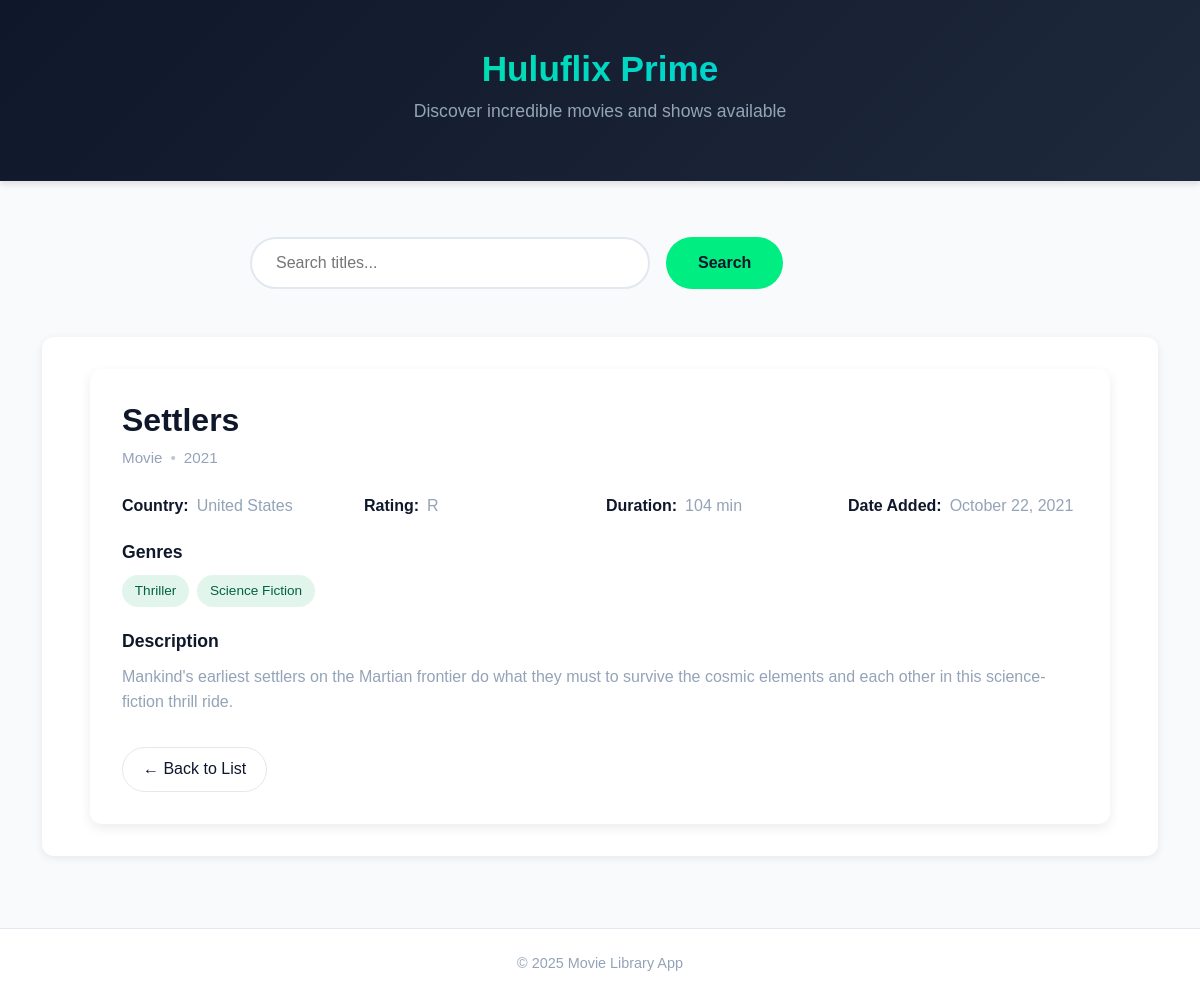
Page /titles/s5 on the committed database.
### models.py (models this page shows)
class Title(db.Model):
    id = db.Column(db.String, primary_key=True)
    type = db.Column(db.String)
    title = db.Column(db.String)
    country = db.Column(db.String)
    date_added = db.Column(db.String)
    release_year = db.Column(db.Integer)
    rating = db.Column(db.String)
    duration = db.Column(db.String)
    description = db.Column(db.String)
    poster_url = db.Column(db.String)
    genres = db.relationship('Genre', secondary='title_genre', back_populates='titles')

class Genre(db.Model):
    id = db.Column(db.Integer, primary_key=True)
    name = db.Column(db.String, unique=True)
    titles = db.relationship('Title', secondary='title_genre', back_populates='genres')

### app.py (the view)
@app.route('/titles/<title_id>')
def title_detail(title_id):
    title = Title.query.get(title_id)
    if not title:
        abort(404)
    return render_template('title_detail.html', title=title)

### templates/title_detail.html (shortened to what this page needs)
{% extends "base.html" %}
{% block content %}
<div class="detail-container">
    <div class="detail-card">
        <div class="detail-grid">
            <div class="info-col">
                <div class="info-content">
                    <h1 class="title">{{ title.title }}</h1>
                    <div class="meta">
                        <span class="type">{{ title.type }}</span>
                        <span class="separator">•</span>
                        <span class="year">{{ title.release_year }}</span>
                    </div>
                    <div class="details-section">
                        <div class="detail-row">
                            <span class="detail-label">Country:</span>
                            <span class="detail-value">{{ title.country or 'N/A' }}</span>
                        </div>
                        <div class="detail-row">
                            <span class="detail-label">Rating:</span>
                            <span class="detail-value">{{ title.rating or 'N/A' }}</span>
                        </div>
                        <div class="detail-row">
                            <span class="detail-label">Duration:</span>
                            <span class="detail-value">{{ title.duration or 'N/A' }}</span>
                        </div>
                        <div class="detail-row">
                            <span class="detail-label">Date Added:</span>
                            <span class="detail-value">{{ title.date_added or 'N/A' }}</span>
                        </div>
                    </div>
                    <div class="genres-section">
                        <h3 class="section-title">Genres</h3>
                        <div class="genre-tags">
                            {% for genre in title.genres %}
                                <span class="genre-tag">{{ genre.name }}</span>
                            {% else %}
                                <span class="no-genres">No genres listed</span>
                            {% endfor %}
                        </div>
                    </div>
                    <div class="description-section">
                        <h3 class="section-title">Description</h3>
                        <p class="description">{{ title.description or 'No description available.' }}</p>
                    </div>
                    <a href="{{ url_for('index', page=1) }}" class="back-button">
                        ← Back to List
                    </a>
                </div>
            </div>
        </div>
    </div>
</div>
{% endblock %}

### static/styles.css (style rules this page uses)
:root { --primary: #00ED82; --primary-dark: #00D673; --dark: #0F172A; --light: #F8FAFC; --gray: #94A3B8; --light-gray: #E2E8F0; }
body { font-family: 'Poppins', sans-serif; background-color: var(--light); color: var(--dark); min-height: 100vh; display: flex; flex-direction: column; }
.detail-container { max-width: 1200px; margin: 0 auto; padding: 0 1rem; }
.detail-card { background: white; border-radius: 12px; box-shadow: 0 4px 12px rgba(0, 0, 0, 0.08); overflow: hidden; }
.detail-grid { display: flex; flex-direction: row; }
.info-col { flex: 1; padding: 2rem; }
.title { font-size: 2rem; font-weight: 700; margin-bottom: 0.5rem; color: var(--dark); }
.meta { display: flex; align-items: center; gap: 0.5rem; color: var(--gray); margin-bottom: 1.5rem; font-size: 0.95rem; }
.separator { opacity: 0.6; }
.details-section { display: grid; grid-template-columns: repeat(auto-fill, minmax(200px, 1fr)); gap: 0.75rem; margin-bottom: 1.5rem; }
.detail-row { display: flex; gap: 0.5rem; }
.detail-label { font-weight: 600; color: var(--dark); }
.detail-value { color: var(--gray); }
.section-title { font-size: 1.1rem; font-weight: 600; margin-bottom: 0.75rem; color: var(--dark); }
.genre-tags { display: flex; flex-wrap: wrap; gap: 0.5rem; margin-bottom: 1.5rem; }
.genre-tag { background-color: #E2F5ED; color: #006341; padding: 0.35rem 0.8rem; border-radius: 50px; font-size: 0.85rem; font-weight: 500; }
.description { line-height: 1.6; color: var(--gray); margin-bottom: 2rem; }
.back-button { display: inline-flex; align-items: center; padding: 0.6rem 1.25rem; background-color: white; color: var(--dark); border: 1px solid var(--light-gray); border-radius: 50px; text-decoration: none; font-weight: 500; transition: all 0.2s ease; }

### rows in the picture
Title: title "Settlers", type "Movie", release_year "2021", country "United States", rating "R", duration "104 min", date_added "October 22, 2021", description "Mankind's earliest settlers on the Martian frontier do what they must to survive the cosmic elements and each other in this science-fiction thrill ride."
Genre: name "Thriller"
Genre: name "Science Fiction"
